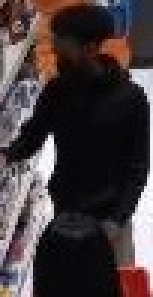
#> input picture 1st data/1st_angle/person_2.jpg, 51 x 99 px, found by its file name (shown 3 times larger)
$ python '18.histo 비교.py'
#> lines starting #> are read from the running program, lines starting #| are printed output that depends on the picture; long printed decimals are rounded
import cv2
import numpy as np


def extract_color_histogram(image):
    """전체 이미지에서 색상 히스토그램 추출"""
    hsv = cv2.cvtColor(image, cv2.COLOR_BGR2HSV)
    hist = cv2.calcHist([hsv], [0, 1], None, [50, 60], [0, 180, 0, 256])
    cv2.normalize(hist, hist)
    return hist.flatten()


def compare_histograms(hist1, hist2):
    """두 히스토그램 간의 유사도 계산 (코렐레이션)"""
    return cv2.compareHist(hist1, hist2, cv2.HISTCMP_CORREL)


# 이미지 불러오기
frame1 = cv2.imread("C:/Users/Ok/Desktop/1st_angle/person_2.jpg")
#> frame1 is the input picture: shape (99, 51, 3); mean B, G, R 61.8, 60.2, 70.3
frame2 = cv2.imread("C:/Users/Ok/Desktop/5th_angle/person_2.jpg")
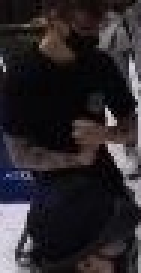
#> input picture 1st data/5th_angle/person_2.jpg, 47 x 91 px, found by its file name (shown 3 times larger)
#> frame2 is the input picture: shape (91, 47, 3); mean B, G, R 43.5, 39.5, 44

# 이미지 로드 성공 확인
if frame1 is None or frame2 is None:
    print("이미지를 불러올 수 없습니다. 경로를 확인하세요.")
else:
    # 히스토그램 추출 및 비교
    hist1 = extract_color_histogram(frame1)
#> in extract_color_histogram, `hsv = cv2.cvtColor(image, cv2.COLOR_BGR2HSV)`: hsv: shape (99, 51, 3); mean H, S, V 100.5, 69.7, 73.1
#> in extract_color_histogram, `hist = cv2.calcHist([hsv], [0, 1], None, [50, 60], [0, 180, 0, 256])`:
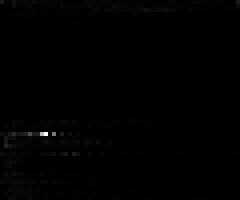
#> hist: shape (50, 60) float32 (shown 4 times larger); min 0, max 354, mean 1.7; drawn with min black and max white
#> hist1 = 3000 values, max 0.664 at index 1991, min 0 at index 57, mean 0.00316
    hist2 = extract_color_histogram(frame2)
#> in extract_color_histogram (call 2), `hsv = cv2.cvtColor(image, cv2.COLOR_BGR2HSV)`: hsv: shape (91, 47, 3); mean H, S, V 105, 76.7, 47.6
#> in extract_color_histogram (call 2), `hist = cv2.calcHist([hsv], [0, 1], None, [50, 60], [0, 180, 0, 256])`:
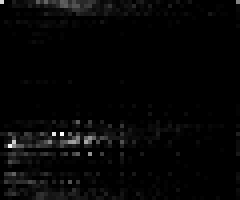
#> hist: shape (50, 60) float32 (shown 4 times larger); min 0, max 62, mean 1.4; drawn with min black and max white
#> hist2 = 3000 values, max 0.245 at index 1995, min 0 at index 1, mean 0.00564
    similarity = compare_histograms(hist1, hist2)
#> similarity = 0.382

    print(f"Color Similarity: {similarity}")
#| Color Similarity: 0.3818
